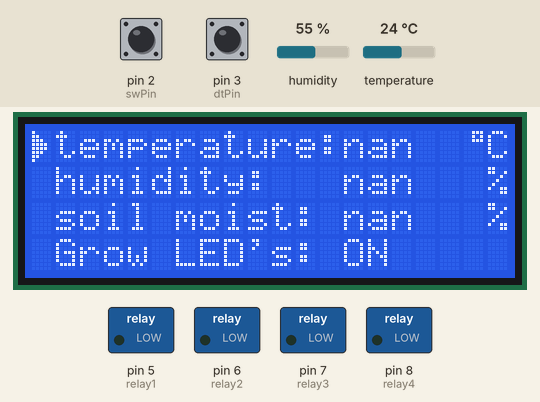
This sketch was run on a simulated Arduino Uno, built with avr-gcc and run on an emulated ATmega328P. Parts: 20×4 character LCD, switched loads named in the sketch (green lamp = pin HIGH). Inputs (shaded band) come from the test bench; at power-on: pin 2 (swPin) HIGH, humidity 55 %, temperature 24 °C, pin 3 (dtPin) HIGH. The local clock reads 2024-03-15 10:24:30 at power-on unless the sketch sets it; what the sketch prints to the serial monitor is not drawn.

Above: at 1.3 s.
1.4 s: pin 2 (swPin) pulled LOW for 3 s
At 2.8 s:
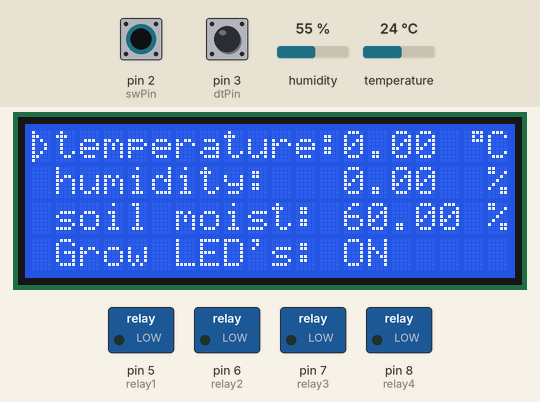
8.8 s: pin 2 (swPin) pulled LOW for 3 s
At 8.82 s:
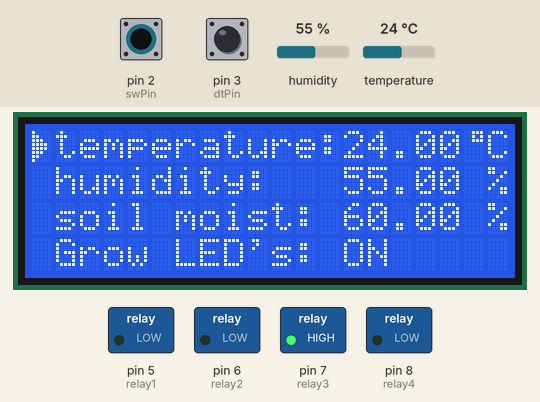
16.2 s: pin 2 (swPin) pulled LOW for 3 s
At 16.22 s:
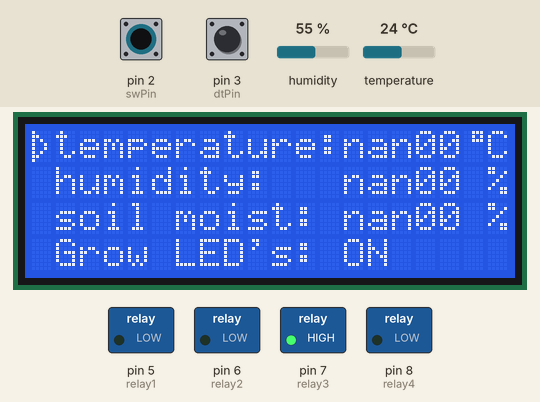
23.6 s: humidity set to 22 %
At 26.7 s:
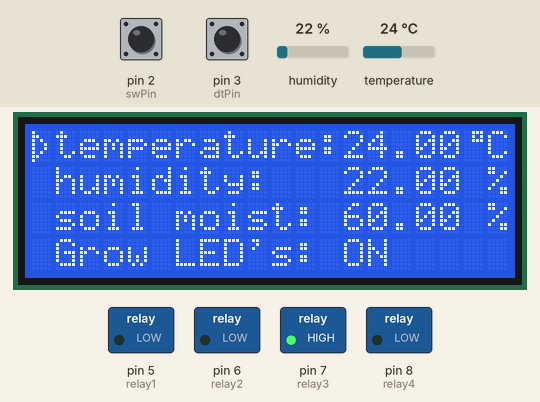
31.0 s: temperature set to 12 °C
At 36.0 s:
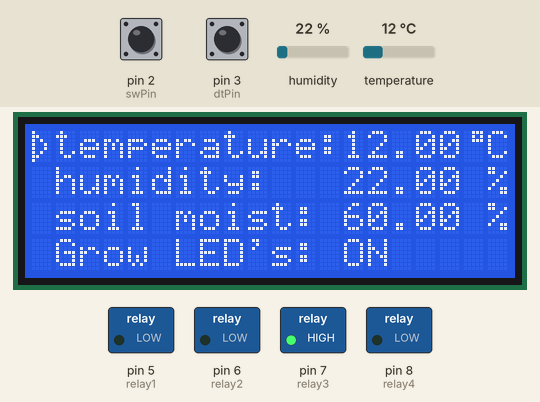
38.4 s: humidity set to 40 %
At 41.4 s:
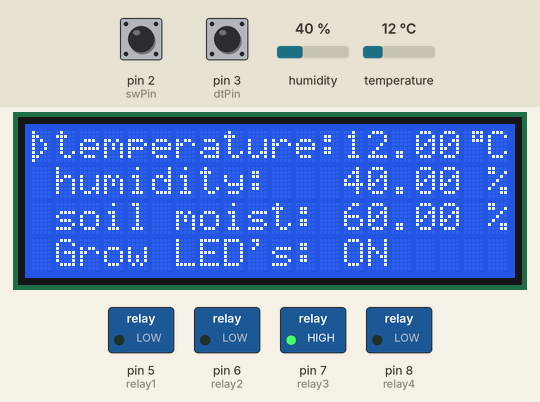
Timing chart, 0 to 42.9 s (numbered marks = the images above; inputs shaded):
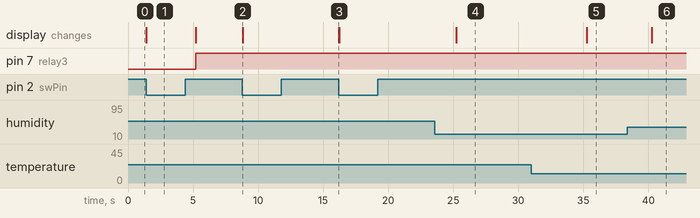

The sketch:

rotary_and_LCD_and_DHT_RTC_relays.ino
```cpp
#include <Wire.h> //I2C
#include <LiquidCrystal_I2C.h>  //od YWROBOT
#include "DHT.h"    // knihovna na mereni z DHT11
#include <EEPROM.h>   // pro zapis do interni EEPROM
#include <DS3231.h> //RTC modul DS3231

LiquidCrystal_I2C lcd(0x27,20,4);   // LCD2004, 0x27 adresa v hex, 20 - pocet sloupcu, 4 pocet radku

#if defined(ARDUINO) && ARDUINO >= 100      // čast pro knihovnu na tvoreni custom znaku
#define printByte(args)  write(args);
#else
#define printByte(args)  print(args,BYTE);
#endif

//DS3231 setup
DS3231 clock;
RTCDateTime dt;

uint8_t degree[8]  = {0x07, 0x05, 0x07, 0x00, 0x00, 0x00, 0x00, 0x00};                    // custom znak
uint8_t pointer_settingValue[8]  = {0x10, 0x18, 0x1c, 0x1e, 0x1e, 0x1c, 0x18, 0x10};      // custom znak
uint8_t pointer_notSettingValue[8]  = {0x10, 0x18, 0x14, 0x12, 0x12, 0x14, 0x18, 0x10};   // custom znak

// Rotary encoder
#define swPin 2   // SW pin
#define dtPin 3   // DT pin
#define clkPin 4  // CLK pin
//relay board setup
#define relay1 5    // air humidifier
#define relay2 6    // topny teleso
#define relay3 7    // Grow LED's
#define relay4 8    // Čerpadlo
//DHT 11 setup
#define DHTPIN 9          // DHT11 na pinu 9
#define DHTTYPE DHT11
DHT dht(DHTPIN, DHTTYPE);

bool casZalevani;       //zda se muze zalevat
bool casSviceni;       // Zda se ma svitit

// Global variable to store encoder data
volatile int menuValue = 0;           //menuValue = 0 - temperature, menuValue = 1 - humidity, menuValue = 2 - soil moisture, menuValue = 3 - Grow LED's
volatile bool settingValue = true;    //tohle toggluje ten button mezi T/F

volatile int lastCLKState = 0;      // Previous states of pins

volatile float temperatureSet = 20;   // Promenna na nastavenou hodnotu
volatile float humiditySet = 20;      // Promenna na nastavenou hodnotu
volatile float soilMoistureSet = 20;  // Promenna na nastavenou hodnotu
volatile bool growLedSet = true;     // Promenna na nastavenou hodnotu

float temperatureMeasured;        // Promenna na zmerenou hodnotu
float humidityMeasured;           // Promenna na zmerenou hodnotu
float soilMoistureMeasured = 60;  // Promenna na zmerenou hodnotu

int lastCursorPosition = 0;     // aby vedel, kde byl cursor naposled

unsigned long previousMillis = 0; // Stores the last time the measure, time and eeprom was performed
const long interval = 5000; // Interval at which to perform the measure, time and eeprom
unsigned long currentMillis;

const int debounceDelay = 200; // Debounce delay in milliseconds
volatile unsigned long lastDebounceTime = 0; // Last time the button was pressed

const int temperatureSetAddress = 0;    //adresa v EEPROM
const int humiditySetAddress = 4;       //adresa v EEPROM
const int soilMoistureSetAddress = 8;   //adresa v EEPROM
const int growLedSetAddress = 12;       //adresa v EEPROM

// Function to set the value within a specific range using constrain()
void constrainValues() {
  temperatureSet = constrain(temperatureSet, 15, 40); // Constrain value between 15 and 40
  humiditySet = constrain(humiditySet, 15, 80); // Constrain value between 15 and 80
  soilMoistureSet = constrain(soilMoistureSet, 5, 75); // Constrain value between 5 and 75
}

void setup(){
  //EEPROM.put(temperatureSetAddress, temperatureSet);
  //EEPROM.put(humiditySetAddress, humiditySet);
  //EEPROM.put(soilMoistureSetAddress, soilMoistureSet);
  //EEPROM.put(growLedSetAddress, growLedSet);

  // Initialize global variables with values from EEPROM
  EEPROM.get(temperatureSetAddress, temperatureSet);
  EEPROM.get(humiditySetAddress, humiditySet);
  EEPROM.get(soilMoistureSetAddress, soilMoistureSet);
  EEPROM.get(growLedSetAddress, growLedSet);

  Serial.begin(9600);

  lcd.init();                 // initialize the lcd
  lcd.backlight();            // zapnuti podsviceni

  lcd.createChar(0, degree);                      // vytvoreni znaku stupne
  lcd.createChar(1, pointer_settingValue);        // vytvoreni znaku plne sipky
  lcd.createChar(2, pointer_notSettingValue);     // vytvoreni znaku prazdne sipky

  dht.begin();
  pinMode(DHTPIN,INPUT);

  clock.begin(); //start RTC

  LCD_menu();       // hned ze zacatku zobrazi menu

  pinMode(clkPin, INPUT);
  pinMode(dtPin, INPUT);
  pinMode(swPin, INPUT_PULLUP);

  pinMode(relay1,OUTPUT);
  pinMode(relay2,OUTPUT);
  pinMode(relay3,OUTPUT);
  pinMode(relay4,OUTPUT);

  attachInterrupt(digitalPinToInterrupt(dtPin), readEncoder, CHANGE);
  attachInterrupt(digitalPinToInterrupt(swPin), readButton, FALLING);
}


void loop(){
  if (settingValue) {
    constrainValues();
    LCD_set();
  } else {
    LCD_measure();
  }
  cursor();

  currentMillis = millis();
  // Check if interval has passed
  if (currentMillis - previousMillis >= interval) {         // Save the last time the action was performed
    previousMillis = currentMillis;                         // Perform the action (e.g., toggle an LED)
    measure();
    saveToEEPROM();
    time();
  }

  if (humidityMeasured < humiditySet) {
    digitalWrite(relay1,HIGH);            //to bude chtet spis jako puls nebo tak neco
  }
  if (temperatureMeasured < temperatureSet) {
    digitalWrite(relay2,HIGH);            //to bude chtet spis jako puls nebo tak neco
  }
  if (growLedSet && casSviceni) {
    digitalWrite(relay3,HIGH);
  }
  if(!growLedSet || !casSviceni) {
    digitalWrite(relay3,LOW);
  }
  if (soilMoistureMeasured < soilMoistureSet && casZalevani) {
    digitalWrite(relay4,HIGH);            //to bude chtet spis jako puls nebo tak neco
  }
}

void LCD_menu() {
  lcd.setCursor(1,0); //menu
  lcd.print("temperature:      C");
  lcd.setCursor(1,1);
  lcd.print("humidity:         %");
  lcd.setCursor(1,2);
  lcd.print("soil moist:       %");
  lcd.setCursor(1,3);
  lcd.print("Grow LED's:");
  lcd.setCursor(18,0);
  lcd.printByte(0);
}

void LCD_set() {
  lcd.setCursor(13,0);              //display set values
  lcd.print(temperatureSet);
  lcd.setCursor(13,1);
  lcd.print(humiditySet);
  lcd.setCursor(13,2);
  lcd.print(soilMoistureSet);
  lcd.setCursor(13,3);
  if (growLedSet) {
  lcd.print("ON ");
  } else {
  lcd.print("OFF");
  }
}

void LCD_measure() {
  lcd.setCursor(13,0);               //display measured values
  lcd.print(temperatureMeasured);
  lcd.setCursor(13,1);
  lcd.print(humidityMeasured);
  lcd.setCursor(13,2);
  lcd.print(soilMoistureMeasured);
  lcd.setCursor(13,3);
  if (growLedSet) {
  lcd.print("ON ");
  } else {
  lcd.print("OFF");
  }
}

// Encoder interrupt service routine for CLK
void readEncoder() {
  int clkState = digitalRead(clkPin);
  int dtState = digitalRead(dtPin);
  if(!settingValue) {
    if (clkState != lastCLKState && clkState == LOW) {
      if (dtState != clkState) {
        menuValue++;
        if(menuValue > 3) {       // menuValue = 0 - temperature
          menuValue = 0;          // menuValue = 1 - humidity
        }                         // menuValue = 2 - soil moisture
      } else {                    // menuValue = 3 - Grow LED's
        menuValue--;
        if (menuValue < 0) {
          menuValue = 3;
        }
      }
    }
  }
  if(settingValue) {
    if (clkState != lastCLKState && clkState == LOW) {
      if (dtState != clkState) {
        switch (menuValue+1) {
          case 1:
            temperatureSet = temperatureSet + 0.5;
            break;
          case 2:
            humiditySet = humiditySet + 0.5;
            break;
          case 3:
            soilMoistureSet = soilMoistureSet + 0.5;
            break;
          case 4:
            growLedSet = true;
            break;
        }
      } else {
        switch (menuValue+1) {
          case 1:
            temperatureSet = temperatureSet - 0.5;
            break;
          case 2:
            humiditySet = humiditySet - 0.5;
            break;
          case 3:
            soilMoistureSet = soilMoistureSet - 0.5;
            break;
          case 4:
            growLedSet = false;
            break;
        }
      }
    }
  }
  lastCLKState = clkState;
}

// Button interrupt service routine for SW
void readButton() {
  unsigned long currentTime = millis(); // Check if enough time has passed since the last button press
  if (currentTime - lastDebounceTime > debounceDelay) {
    detachInterrupt(digitalPinToInterrupt(swPin)); // Disable interrupt to avoid multiple triggers
    Serial.print("Rotary encoder button pressed! ");
    settingValue = !settingValue;
    Serial.print("settingValue je: ");
    Serial.println(settingValue);
    lastDebounceTime = currentTime; // Update the last debounce time
  }
  // Re-enable the interrupt
  attachInterrupt(digitalPinToInterrupt(swPin), readButton, FALLING);
}

void cursor(){
  if(lastCursorPosition != menuValue){
    lcd.setCursor(0,lastCursorPosition);
    lcd.print(" ");
  }
  lastCursorPosition = menuValue;
  lcd.setCursor(0,menuValue);
  if(settingValue){
    lcd.write(1);
  } else {
  lcd.write(2);
  }
}

void measure(){
  temperatureMeasured = dht.readTemperature();
  humidityMeasured = dht.readHumidity();
  //jeste mereni vlhkosti pudy
  Serial.print("Teplota z DHT11:  ");
  Serial.print(temperatureMeasured);
  Serial.print(" a vlhkost:  ");
  Serial.println(humidityMeasured);
}

// Function to save variables to EEPROM
void saveToEEPROM() {
  float eepromTemperatureSet;
  float eepromHumiditySet;
  float eepromSoilMoistureSet;
  bool eepromGrowLedSet;

  // Read the current values from EEPROM
  EEPROM.get(temperatureSetAddress, eepromTemperatureSet);  // .get() zvlada narozdil od .read() i float a bool atd.
  EEPROM.get(humiditySetAddress, eepromHumiditySet);
  EEPROM.get(soilMoistureSetAddress, eepromSoilMoistureSet);
  EEPROM.get(growLedSetAddress, eepromGrowLedSet);

  // Compare and save only if the values are different
  if (eepromTemperatureSet != temperatureSet) {
    EEPROM.put(temperatureSetAddress, temperatureSet);  // .put() zvlada narozdil od .write() i float a bool atd.
    Serial.println("Probehlo prepsani temp do EEPROM!") ;
    }
  if (eepromHumiditySet != humiditySet) {
    EEPROM.put(humiditySetAddress, humiditySet);
    Serial.println("Probehlo prepsani hum do EEPROM!") ;
  }
  if (eepromSoilMoistureSet != soilMoistureSet) {
    EEPROM.put(soilMoistureSetAddress, soilMoistureSet);
    Serial.println("Probehlo prepsani soilm do EEPROM!") ;
  }
  if (eepromGrowLedSet != growLedSet) {
    EEPROM.put(growLedSetAddress, growLedSet);
    Serial.println("Probehlo prepsani growLED do EEPROM!") ;
  }
}

void time() {
  dt = clock.getDateTime();   //nacteni casu z RTC
  int hour = dt.hour;   //ulozeni hoidny
  Serial.print("Cas je:  ");
  Serial.print(dt.hour);
  Serial.print(dt.minute);
  Serial.println(dt.second);

  if ((hour >= 6 && hour <= 9) || (hour >= 15 && hour <= 17)) {       //&& ma prednost pred ||, proto to musi byt v navic zavorkach
    casZalevani = true;
    Serial.println("casZalevani je true!");
  } else {
    casZalevani = false;
    Serial.println("casZalevani je false!");
  }

  if(hour >= 6 && hour <= 19) {
    casSviceni = true;
    lcd.backlight();
    Serial.println("casSviceni je true!");
  } else {
    casSviceni = false;
    lcd.noBacklight();
    Serial.println("casSviceni je false!");
  }
}
```

Measured:
- after the input at 1.4 s, the display: first changes at once (image 1 shows a later state)
- after the input at 8.8 s, the display: changes at once (image 2)
- after the input at 16.2 s, the display: changes at once (image 3)
- after the input at 23.6 s, the display: changes after 1.6 s (image 4)
- after the input at 31.0 s, the display: changes after 4.3 s (image 5)
- after the input at 38.4 s, the display: changes after 1.9 s (image 6)
